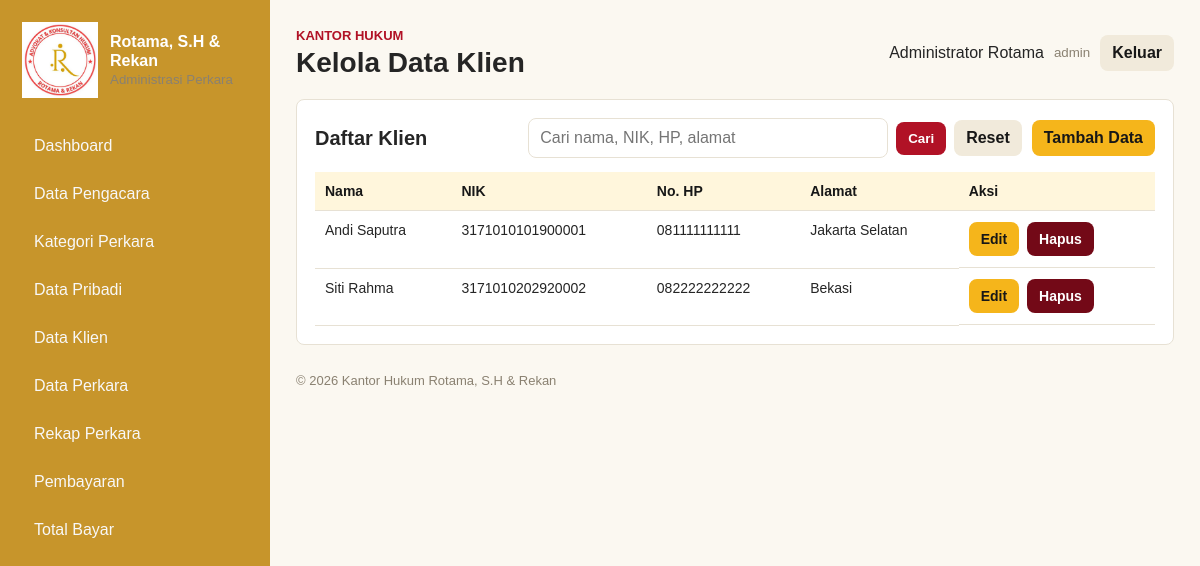
The app's page /index.php?action=clients (signed in) with its own data.
### tables this page shows
CREATE TABLE clients (
  id INT AUTO_INCREMENT PRIMARY KEY,
  name VARCHAR(120) NOT NULL,
  nik VARCHAR(40) NULL,
  phone VARCHAR(30) NULL,
  address TEXT NULL,
  created_at TIMESTAMP DEFAULT CURRENT_TIMESTAMP
);

### src/pages/clients/index.php (called while the page is built, shortened)
<?php
$q = query_text();
$showForm = false;
if ($q !== '') {
    $stmt = db()->prepare('SELECT * FROM clients WHERE name LIKE ? OR nik LIKE ? OR phone LIKE ? OR address LIKE ? ORDER BY name');
    $stmt->execute([like_text($q), like_text($q), like_text($q), like_text($q)]);
    $clients = $stmt->fetchAll();
} else {
    $clients = db()->query('SELECT * FROM clients ORDER BY name')->fetchAll();
}
render('clients/view', compact('title', 'clients', 'q', 'showForm'));

### src/bootstrap.php (called while the page is built, shortened)
<?php
function db(): PDO
{
    $config = require __DIR__ . '/../config/database.php';
    $dsn = sprintf(
        'mysql:host=%s;dbname=%s;charset=%s',
        $config['host'],
        $config['database'],
        $config['charset']
    );
    $pdo = new PDO($dsn, $config['username'], $config['password'], [
        PDO::ATTR_ERRMODE => PDO::ERRMODE_EXCEPTION,
        PDO::ATTR_DEFAULT_FETCH_MODE => PDO::FETCH_ASSOC,
    ]);
    return $pdo;
}
function e(?string $value): string
{
    return htmlspecialchars((string) $value, ENT_QUOTES, 'UTF-8');
}
function query_text(string $key = 'q'): string
{
    return trim((string) ($_GET[$key] ?? ''));
}
function render(string $view, array $data = []): void
{
    extract($data, EXTR_SKIP);
    require __DIR__ . '/partials/header.php';
    require __DIR__ . '/pages/' . $view . '.php';
    require __DIR__ . '/partials/footer.php';
}

### public/index.php (called while the page is built, shortened)
<?php
require_once __DIR__ . '/../src/bootstrap.php';
$action = $_GET['action'] ?? (is_logged_in() ? 'dashboard' : 'login');
$routes = [
    'login' => 'auth/login.php',
    'authenticate' => 'auth/authenticate.php',
    'dashboard' => 'dashboard.php',
    'lawyers' => 'lawyers/index.php',
    'lawyer_form' => 'lawyers/form.php',
    'lawyer_save' => 'lawyers/save.php',
    'lawyer_delete' => 'lawyers/delete.php',
    'profile' => 'profile.php',
    'profile_save' => 'profile_save.php',
    'clients' => 'clients/index.php',
    'client_form' => 'clients/form.php',
    'client_save' => 'clients/save.php',
    'client_delete' => 'clients/delete.php',
    'categories' => 'categories/index.php',
    'category_form' => 'categories/form.php',
    'category_save' => 'categories/save.php',
    'category_delete' => 'categories/delete.php',
    'cases' => 'cases/index.php',
    'case_form' => 'cases/form.php',
    'case_save' => 'cases/save.php',
    'case_delete' => 'cases/delete.php',
    'case_documents' => 'cases/documents.php',
    'case_document_delete' => 'cases/document_delete.php',
    'reports' => 'reports.php',
    'payments' => 'payments/index.php',
    'payment_form' => 'payments/form.php',
    'payment_save' => 'payments/save.php',
    'payment_delete' => 'payments/delete.php',
    'totals' => 'totals.php',
];
require __DIR__ . '/../src/pages/' . $routes[$action];

### src/pages/clients/view.php (the view, shortened to what this page needs)
<?php if ($showForm ?? false): ?>
<section class="form-panel">
    <h2><?= $edit ? 'Edit Klien' : 'Tambah Klien' ?></h2>
    <form class="form" method="post" action="index.php?action=client_save">
        <input type="hidden" name="id" value="<?= e($edit['id'] ?? '') ?>">
        <label>Nama Klien
            <input name="name" required value="<?= e($edit['name'] ?? '') ?>">
        </label>
        <label>NIK
            <input name="nik" value="<?= e($edit['nik'] ?? '') ?>">
        </label>
        <label>No. HP
            <input name="phone" value="<?= e($edit['phone'] ?? '') ?>">
        </label>
        <label class="span-2">Alamat
            <textarea name="address"><?= e($edit['address'] ?? '') ?></textarea>
        </label>
        <div class="actions span-2">
            <button class="btn primary" type="submit">Simpan</button>
            <a class="btn ghost" href="index.php?action=clients">Batal</a>
        </div>
    </form>
</section>
<?php else: ?>
<section class="table-wrap">
    <div class="section-head">
        <h2>Daftar Klien</h2>
        <div class="table-tools">
            <form class="search-form" method="get" action="index.php">
                <input name="q" placeholder="Cari nama, NIK, HP, alamat" value="<?= e($q ?? '') ?>">
                <button class="btn primary" type="submit">Cari</button>
                <a class="btn ghost" href="index.php?action=clients">Reset</a>
            </form>
            <a class="btn warning" href="index.php?action=client_form">Tambah Data</a>
        </div>
    </div>
    <table>
        <thead>
            <tr><th>Nama</th><th>NIK</th><th>No. HP</th><th>Alamat</th><th>Aksi</th></tr>
        </thead>
        <tbody>
            <?php foreach ($clients as $client): ?>
                <tr>
                    <td><?= e($client['name']) ?></td>
                    <td><?= e($client['nik']) ?></td>
                    <td><?= e($client['phone']) ?></td>
                    <td><?= e($client['address']) ?></td>
                    <td class="actions">
                        <a class="btn warning" href="index.php?action=client_form&id=<?= $client['id'] ?>">Edit</a>
                        <a class="btn danger" href="index.php?action=client_delete&id=<?= $client['id'] ?>" onclick="return confirm('Hapus klien ini? Semua perkara milik klien ikut terhapus.')">Hapus</a>
                    </td>
                </tr>
            <?php endforeach; ?>
        </tbody>
    </table>
</section>
<?php endif; ?>

### public/assets/styles.css (style rules this page uses)
:root { --red: #b11226; --red-dark: #730917; --yellow: #f5b51b; --black: #171717; --white: #ffffff; --line: #e7e1d4; --soft: #fbf8f1; --text: #252525; }
* { box-sizing: border-box; }
body { margin: 0; font-family: Arial, Helvetica, sans-serif; color: var(--text); background: var(--soft); }
a { color: inherit; text-decoration: none; }
h2 { margin-top: 0; font-size: 20px; }
.section-head { display: flex; justify-content: space-between; gap: 14px; align-items: center; margin-bottom: 14px; }
.section-head h2 { margin: 0; }
.search-form { display: flex; gap: 8px; align-items: center; flex-wrap: wrap; }
.table-tools { display: flex; gap: 10px; align-items: center; justify-content: flex-end; flex-wrap: wrap; }
.search-form input { width: min(360px, 52vw); }
.card, .table-wrap, .form-panel { background: var(--white); border: 1px solid var(--line); border-radius: 8px; padding: 18px; }
.table-wrap { margin-top: 16px; overflow-x: auto; }
table { width: 100%; border-collapse: collapse; font-size: 14px; }
th, td { padding: 11px 10px; border-bottom: 1px solid var(--line); text-align: left; vertical-align: top; }
th { background: #fff6dc; color: var(--black); }
input, select, textarea { width: 100%; border: 1px solid var(--line); border-radius: 8px; padding: 10px 11px; font: inherit; background: #fff; }
.actions { display: flex; gap: 8px; flex-wrap: wrap; align-items: center; }
.btn { display: inline-flex; align-items: center; justify-content: center; border: 0; border-radius: 8px; padding: 9px 12px; font-weight: 700; cursor: pointer; }
.btn.primary { background: var(--red); color: var(--white); }
.btn.warning { background: var(--yellow); color: var(--black); }
.btn.ghost { background: #f1eadb; color: var(--black); }
.btn.danger { background: var(--red-dark); color: var(--white); }

### records on screen
clients: name "Andi Saputra", nik "3171010101900001", phone "081111111111", address "Jakarta Selatan"
clients: name "Siti Rahma", nik "3171010202920002", phone "082222222222", address "Bekasi"

### other values on screen
$title "Kelola Data Klien"
$user['name'] "Administrator Rotama"
$user['role'] "admin"
